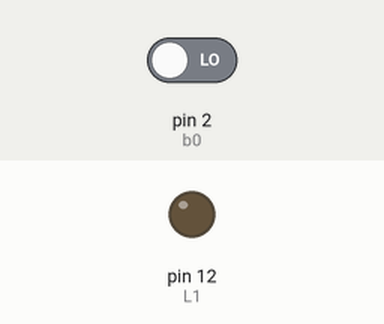
Simulated run of this sketch. Board: Arduino Uno, built with avr-gcc and run on an emulated ATmega328P. Shown: output pins drawn as LEDs (lit = HIGH). The inputs (shaded band) are chosen by the test bench; at power-on: pin 2 (b0) LOW.

Above: at 1.2 s.
1.3 s: pin 2 (b0) driven HIGH
At 2.5 s:
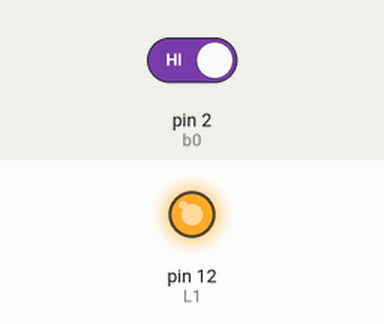
2.8 s: pin 2 (b0) driven LOW
At 3.6 s:
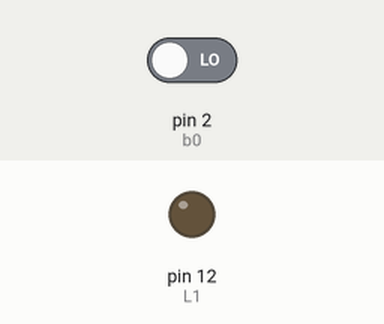
Timing chart, 0 to 5.8 s (numbered marks = the images above; inputs shaded):
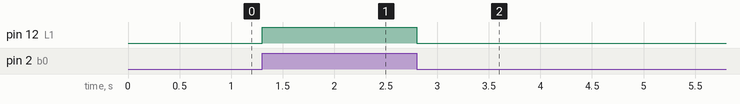

Measured:
- after the input at 1.3 s, pin 12 (L1): LOW → HIGH at once
- after the input at 2.8 s, pin 12 (L1): HIGH → LOW at once

The sketch:

Aula_Pratica_2_-_Q1.ino
```cpp
/**
 * @file Aula Prática 2 - Programa 1.ino
 * @brief Aula Prática 2 - Programação e Montagem de Hardware na Plataforma Arduino
 * @version 1.0
 * @date 2023-06-04
 *
 * A. O roteiro envolve o desenvolvimento de uma lógica aplicada em um circuito com um botão e um LED.
 * B. Pressionando b0 liga o LED L1.
 * C. Liberando o acionamento de b0 desliga o LED L1.
 */

// Pinos do Arduino
int b0 = 2;  // Pino do botão b0
int L1 = 12; // Pino do LED L1

void setup()
{
    pinMode(b0, INPUT);  // Define o pino do botão b0 como entrada
    pinMode(L1, OUTPUT); // Define o pino do LED L1 como saída
}

void loop()
{
    // Lê o estado do botão b0
    int estadoBotao = digitalRead(b0);

    if (estadoBotao == HIGH) // Se o botão b0 estiver pressionado
    {
        digitalWrite(L1, HIGH); // Liga o LED L1
    }
    else
    {
        digitalWrite(L1, LOW); // Desliga o LED L1
    }
}
```
